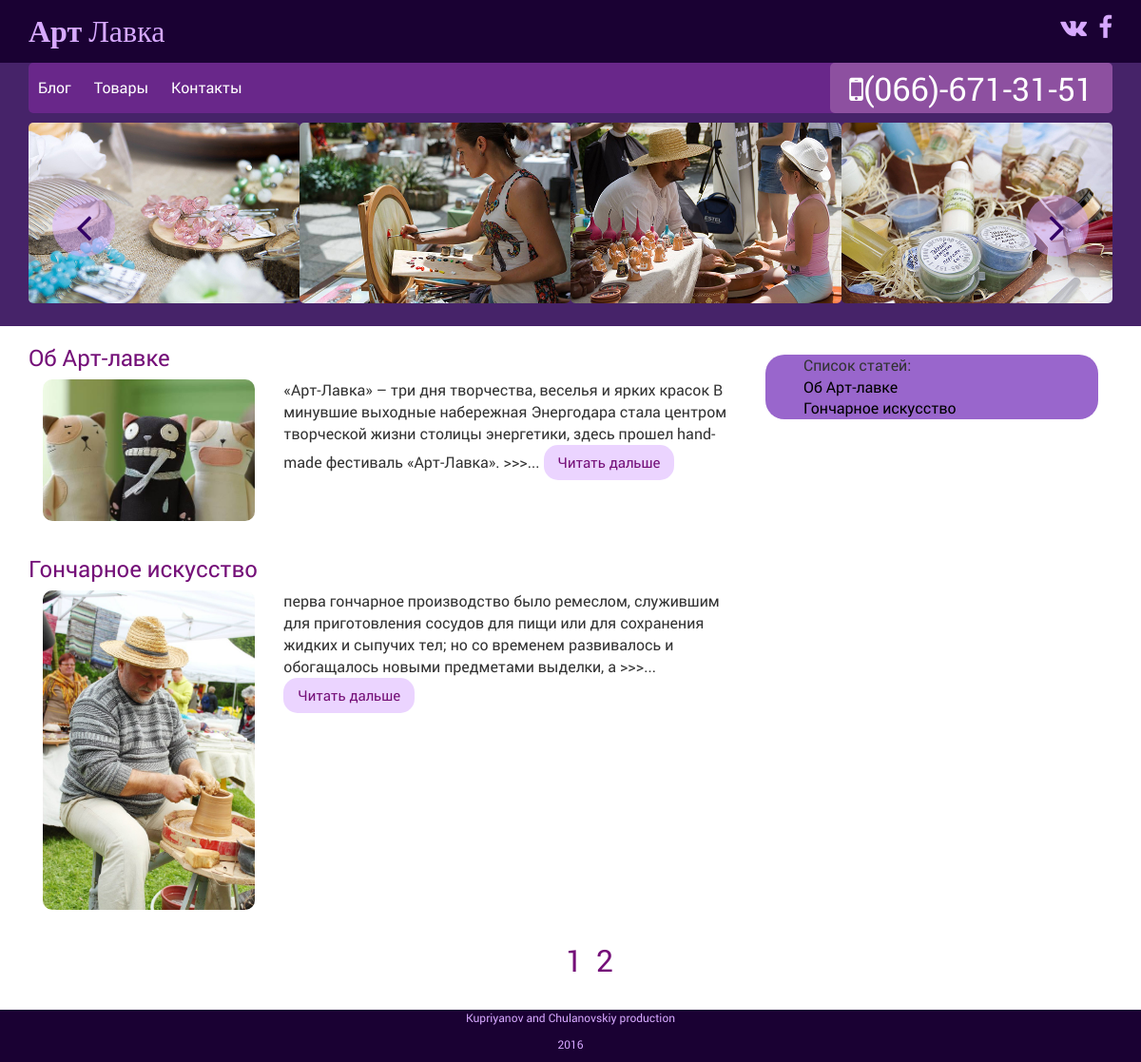
/page/2/, run on an earlier commit of the app's database.
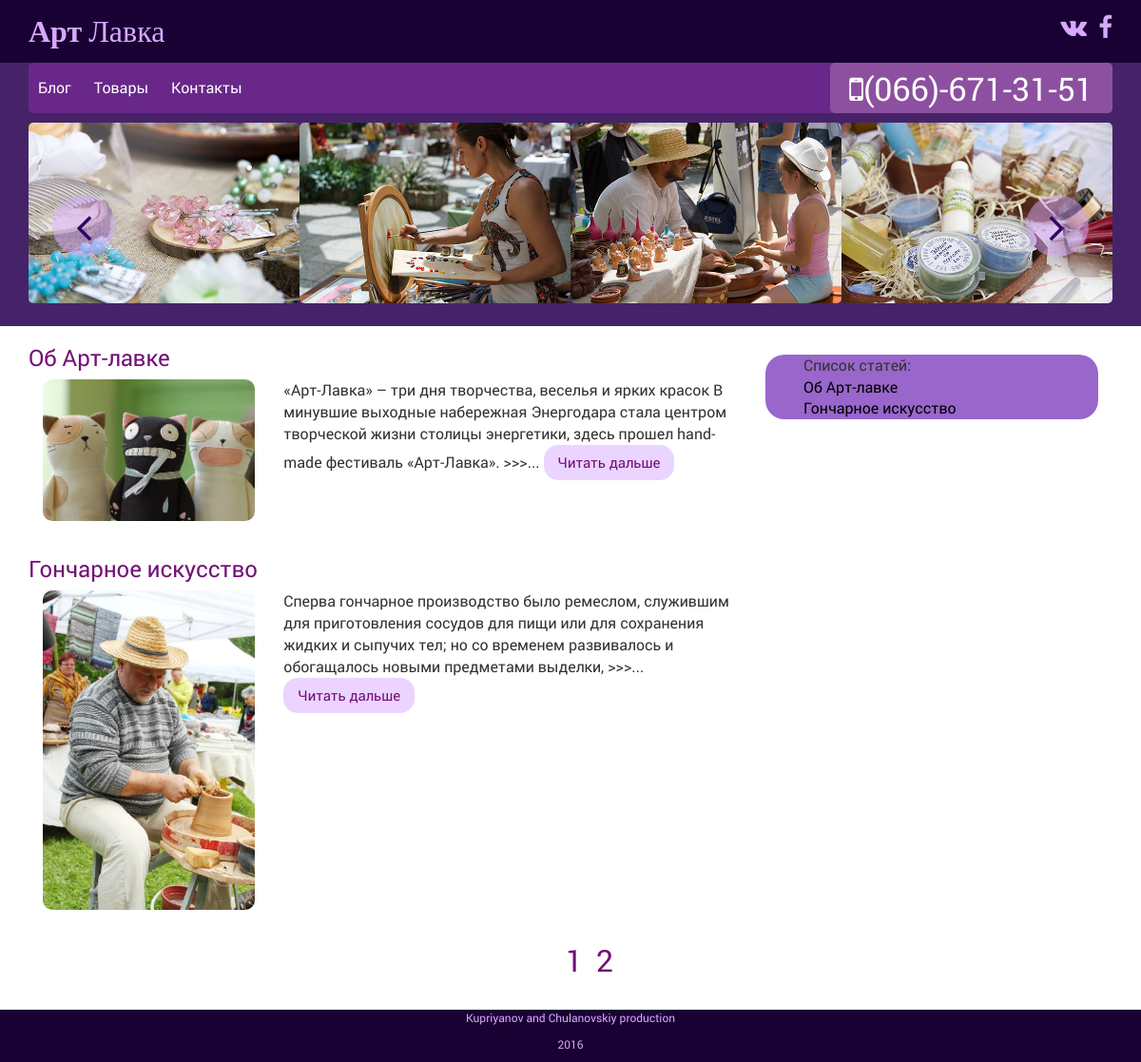
And on a later commit of the database.
### wood/models.py (models this page shows, shortened)
class Article(models.Model):
    title = models.CharField(max_length=200)
    image = models.ImageField(upload_to='img/blog', default=None)
    text = models.TextField()
    def short_text(self):
        short = self.text[:TEXT_LEN_MIN].split(' ')[:-1]
        return ' '.join(short) + ' >>>'

### wood/views.py (the view)
# urls.py: url(r'^page/(\d+)/$', views.main, name='main')
def main(request, page_number=1):
    articles = Article.objects.all()
    current_page = Paginator(articles, 3)
    context = {'articles': current_page.page(page_number), 'pages': current_page.page_range}
    return render(request, 'wood/main.html', context)

### wood/templates/wood/main.html (shortened to what this page needs)
{% extends 'wood/base.html' %}
{% block content %}
<div class="container">
    <div class="col-md-8">
        <div class="content_text">
            {% for article in articles %}
            <div class="blog_item">
                <div class="row">
                    <div class="col-md-14">
                        <h3><a href="{% url 'single_article' article.id %}">{{ article.title }}</a></h3>
                    </div>
                    <div class="col-md-4">
                        <img src="{{ article.image.url }}" alt="">
                    </div>
                    <div class="col-md-8">
                        <p>{{ article.short_text }}...
                            <button class="button">
                                <a href="{% url 'single_article' article.id %}">Читать дальше</a>
                            </button>
                        </p>
                    </div>
                </div>
            </div>
            {% endfor %}
    </div>
        </div>
    <div class="col-md-4">
                <aside class="right_side">
                    <ul>
                        <li>Список статей:</li>
                        {% for article in articles %}
                        <li><a href="{% url 'single_article' article.id %}">{{ article.title }}</a></li>
                        {% endfor %}
                    </ul>
                </aside>
            </div>
</div>
    <div class="pagination text-center">
        <ul>
            {% for page in pages %}
                <li><a href="/page/{{ page }}">{{ page }}</a></li>
            {% endfor %}
        </ul>
    </div>
{% endblock %}

What changed in the data, as far as the page shows it:
changed Article "Гончарное искусство": short_text "перва гончарное производство было ремеслом, служившим для приготовления сосудов для пищи или для сохранения жидких и сыпучих тел; но со временем развивалось и обогащалось новыми предметами выделки, а >>>" → "Cперва гончарное производство было ремеслом, служившим для приготовления сосудов для пищи или для сохранения жидких и сыпучих тел; но со временем развивалось и обогащалось новыми предметами выделки, >>>"
